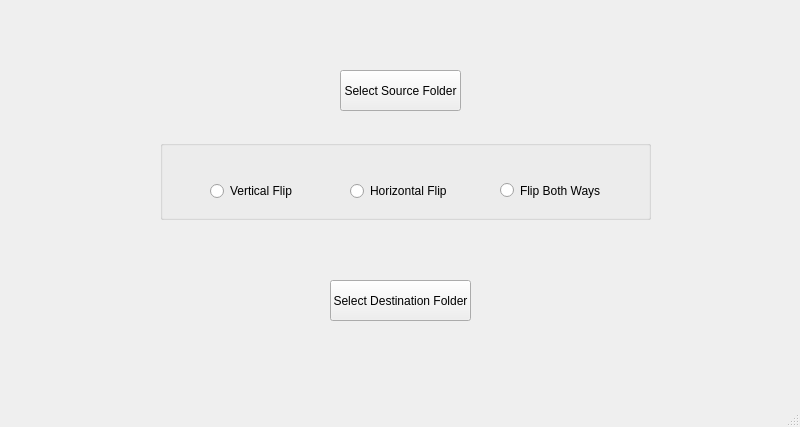
<?xml version="1.0" encoding="UTF-8"?>
<ui version="4.0">
 <class>MainWindow</class>
 <widget class="QMainWindow" name="MainWindow">
  <property name="geometry">
   <rect>
    <x>0</x>
    <y>0</y>
    <width>800</width>
    <height>427</height>
   </rect>
  </property>
  <property name="cursor">
   <cursorShape>ArrowCursor</cursorShape>
  </property>
  <property name="windowTitle">
   <string>MainWindow</string>
  </property>
  <property name="iconSize">
   <size>
    <width>24</width>
    <height>24</height>
   </size>
  </property>
  <widget class="QWidget" name="centralwidget">
   <widget class="QPushButton" name="openImgButton">
    <property name="geometry">
     <rect>
      <x>340</x>
      <y>70</y>
      <width>121</width>
      <height>41</height>
     </rect>
    </property>
    <property name="text">
     <string>Select Source Folder</string>
    </property>
   </widget>
   <widget class="QPushButton" name="saveImgButton">
    <property name="geometry">
     <rect>
      <x>330</x>
      <y>280</y>
      <width>141</width>
      <height>41</height>
     </rect>
    </property>
    <property name="text">
     <string>Select Destination Folder</string>
    </property>
   </widget>
   <widget class="QGroupBox" name="groupBox">
    <property name="geometry">
     <rect>
      <x>160</x>
      <y>140</y>
      <width>491</width>
      <height>80</height>
     </rect>
    </property>
    <property name="autoFillBackground">
     <bool>false</bool>
    </property>
    <property name="title">
     <string/>
    </property>
    <property name="checkable">
     <bool>false</bool>
    </property>
    <widget class="QRadioButton" name="flipVerButton">
     <property name="geometry">
      <rect>
       <x>50</x>
       <y>40</y>
       <width>91</width>
       <height>22</height>
      </rect>
     </property>
     <property name="text">
      <string>Vertical Flip</string>
     </property>
    </widget>
    <widget class="QRadioButton" name="flipHorButton">
     <property name="geometry">
      <rect>
       <x>190</x>
       <y>40</y>
       <width>101</width>
       <height>22</height>
      </rect>
     </property>
     <property name="text">
      <string>Horizontal Flip</string>
     </property>
    </widget>
    <widget class="QRadioButton" name="flipHorVerButton">
     <property name="geometry">
      <rect>
       <x>340</x>
       <y>40</y>
       <width>101</width>
       <height>21</height>
      </rect>
     </property>
     <property name="text">
      <string>Flip Both Ways</string>
     </property>
    </widget>
   </widget>
  </widget>
  <widget class="QMenuBar" name="menubar">
   <property name="geometry">
    <rect>
     <x>0</x>
     <y>0</y>
     <width>800</width>
     <height>21</height>
    </rect>
   </property>
  </widget>
  <widget class="QStatusBar" name="statusbar"/>
 </widget>
 <resources/>
 <connections/>
</ui>
